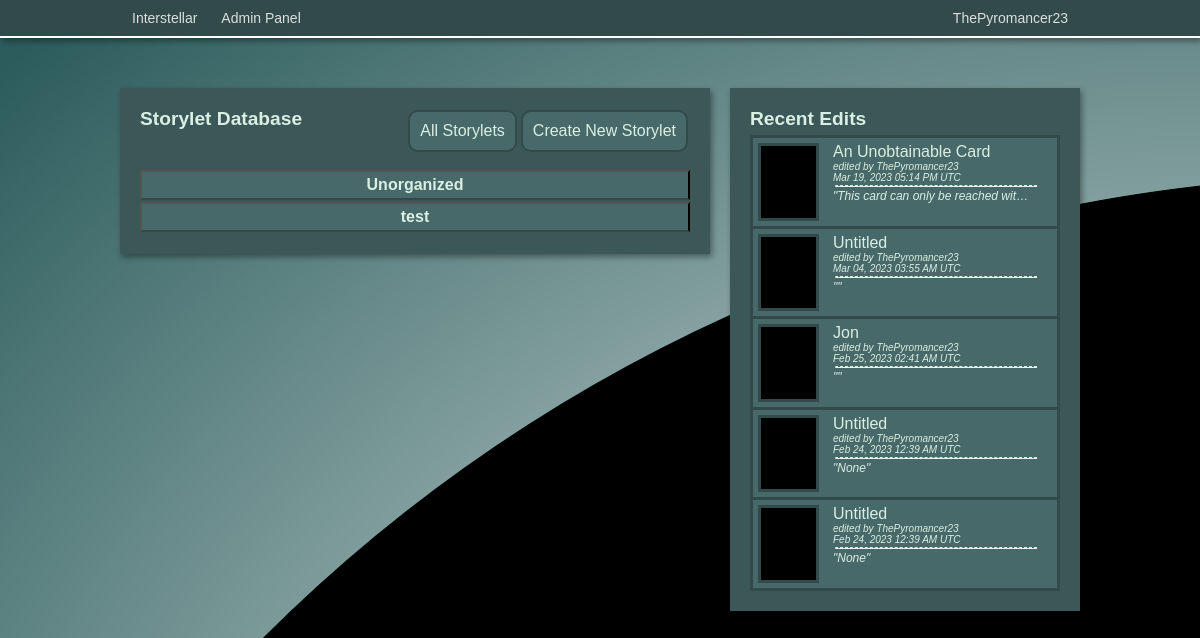
Page /admin/storylets?tab=user (signed in) on the committed database.
### app/models.py (models this page shows, shortened)
class User(UserMixin, db.Model):
    id = db.Column(db.Integer, primary_key=True)
    username = db.Column(db.String(64), index=True, unique=True)
    email = db.Column(db.String(120), index=True, unique=True)
    password_hash = db.Column(db.String(128))
    privilege_level = db.Column(db.Integer, default=1)
    last_online = db.Column(db.DateTime, default=datetime.utcnow)
    created_storylets = db.relationship('Storylet', backref='author', lazy='dynamic')
    current_hand = db.relationship('Hand', backref='user', lazy='dynamic')

class Storylet(db.Model):
    id = db.Column(db.Integer, primary_key=True)
    title = db.Column(db.String)
    image = db.Column(db.String)
    description = db.Column(db.Text)
    branches = db.relationship('Branch', backref='parent_storylet', lazy='dynamic')
    deck = db.Column(db.String)
    area = db.Column(db.String)
    urgency = db.Column(db.String)
    order = db.Column(db.Integer)
    notes = db.Column(db.Text)
    escapable = db.Column(db.Boolean)
    tag = db.Column(db.String)
    user_id = db.Column(db.Integer, db.ForeignKey('user.id'))
    last_edit = db.Column(db.DateTime, default=datetime.utcnow())
    last_editor = db.Column(db.String)
    in_hand = db.relationship('Hand', backref='storylet', lazy='dynamic')
    requirements = db.relationship('StoryletQualityRequirements', backref='requirements', lazy='dynamic')

### app/admin/routes.py (the view)
@bp.route('/storylets')
@login_required
def storylets():
    if current_user.privilege_level > 1:
        tab = request.args.get('tab', 'all', type=str)
        tags = []
        if tab == 'all':
            tag_list = db.session.query(Storylet.tag.distinct().label("tag")).all()
            for tag in tag_list:
                tag = str(tag).replace('(', '').replace(')', '').replace(',', '').replace("'", "")
                if tag == 'None':
                    tags.append(Tag(None, 0))
                else:
                    tags.append(Tag(tag, 0))
        elif tab == 'user':
            tag_list = db.session.query(Storylet.tag.distinct().label("tag")).filter(Storylet.user_id == current_user.id).all()
            for tag in tag_list:
                tag = str(tag).replace('(', '').replace(')', '').replace(',', '').replace("'", "")
                if tag == 'None':
                    tags.append(Tag(None, current_user.id))
                else:
                    tags.append(Tag(tag, current_user.id))
        tags.sort()
        recents = db.session.query(Storylet).order_by(Storylet.last_edit.desc()).limit(5).all()
        return render_template('storylets.html', recents=recents, tags=tags, tab=tab)
    else:
        return redirect(url_for('index'))

### app/admin/classes.py (called while the page is built)
    def __lt__(self, other):
        return self.name < other.name

### app/models.py (called while the page is built)
@login.user_loader
def load_user(id):
    return User.query.get(int(id))

### app/routes.py (called while the page is built)
@app.before_request
def before_request():
    if current_user.is_authenticated:
        current_user.last_online = datetime.utcnow()
        db.session.commit()

### app/admin/templates/storylets.html (shortened to what this page needs)
<!DOCTYPE html>
<html>
<head>
    <link rel="stylesheet" href="{{ url_for('admin.static', filename='css/admin.css') }}">
</head>
<body>
{% include 'navbar.html' %}
<div class="pageblock"></div>
<div style="width: 960px; margin: auto;">
    <div style="width: 550px;" class=" storylet-column game boxshadow">
        <a href="{{ url_for('admin.edit_storylet') }}" class="adm-btn-link"><div class="adm-btn">Create New Storylet</div></a>
        {% if tab == 'all' %}
        <a href="{{ url_for('admin.storylets', tab='user') }}" class="adm-btn-link"><div class="adm-btn">My Storylets</div></a>
        {% else %}
        <a href="{{ url_for('admin.storylets') }}" class="adm-btn-link"><div class="adm-btn">All Storylets</div></a>
        {% endif %}
        <h2 style="margin-bottom: 40px;">Storylet Database</h2>
        <div id="all-storylets-panel">
            {% for tag in tags %}
            <button class="no-brdr storylet-tag"><h2>{{tag.name}}</h2></button>
            {% endfor %}
        </div>
    </div>
    <div style="margin-left: 20px; width: 310px;" class="storylet-column game boxshadow">
        <h2 style="margin-bottom: 8px">Recent Edits</h2>
        {% for storylet in recents %}
        <div id="recent-storylet-panel">
            <a class= "storylet" href="{{ url_for('admin.edit_storylet', id=storylet.id) }}">
            <div class="recent-left">
                <div class="recent-image-cont">
                    <center><img style="width: 55px;" class="digitaleffect" src="{{ url_for('static', filename='images/' + storylet.image) }}" width="80px"></center>
                </div>
            </div>
            <div class="recent-right">
                <p class="recent-text"><bold>{{ storylet.title }}</bold></p>
                <p class="recent-text" style="font-size: 10px;"><em>edited by {{ storylet.author.username }}</em></p>
                <p class="recent-text" style="font-size: 10px;"><em>{{ storylet.last_edit.strftime("%b %d, %Y %I:%M %p UTC") }}</em></p>
                <hr class="recent-divider recent-text">
                <p class="recent-text" style="font-size: 12px;"><em>"{{ storylet.description }}"</em></p>
            </div>
            </a>
        </div>
        {% endfor %}
    </div>
</div>
</body>
</html>

### app/templates/navbar.html (shortened to what this page needs)
<div class="navbar boxshadow">
    <div class="navbar-inner">
        <a class="nav-link" href="{{ url_for('index') }}">Interstellar</a>
        {% if current_user.is_authenticated %}
            <div class="dropdown-container">
                <div class="ddbtn nav-link">{{current_user.username}}</div>
                </div>
            </div>
            {% if current_user.privilege_level > 1 %}
            <div style="float: left;" class="dropdown-container">
                <a href="{{ url_for('admin.admin') }}"><div class="ddbtn nav-link">Admin Panel</div></a>
                </div>
            </div>
            {% endif %}
        {% endif %}

### app/admin/static/css/admin.css (style rules this page uses)
.navbar { width: 100%; overflow: hidden; border-bottom: solid white 2px; background: #324A4A; }
.navbar-inner { margin: auto; width: 960px; }
.nav-link { float: left; color: #f2f2f2e1; text-align: center; text-decoration: none; padding: 10px 12px; font-size: 14px; }
.dropdown-container { float: right; overflow: hidden; }
.pageblock { height: 50px; width: 100%; }
* { margin: 0; }
.game { background-color: #3C5757; }
body { font-family: arial; background: black url("images/background.png") no-repeat; color: rgb(218, 239, 227); }
.boxshadow { box-shadow: 2px 3px 6px rgba(0, 0, 0, 0.4); }
.digitaleffect { background: #CFE5E8 url("images/digitaleffect.gif") repeat scroll 0% 0%; }
h2 { font-size: 1.2em; font-weight:bold; }
.adm-btn-link { background-color: #486969; border-radius: 10px; text-decoration: none; padding: 10px; margin: 2px; color:rgb(218, 239, 227); float: right; border-style: solid; border-width: 2px; border-color:#324A4A }
.storylet-column { padding: 20px; float: left; }
.storylet-tag { background-color:#486969; border-bottom: #324A4A solid 2px; cursor: pointer; padding: 4px; margin-bottom: 2px; width: 100%; color: rgb(218, 239, 227); transition: 0.4s; }
.storylet { border-color:#324A4A; background-color:#486969; border-style: solid; width: auto; display: grid; grid-template-columns: 80px 245px; grid-template-rows: auto auto; margin-top: -3px; text-decoration: none; color: rgb(218, 239, 227); }
.recent-left { padding: 5px; }
.recent-right { padding: 5px; padding-left: 0px; }
.recent-image-cont { background:#CFE5E8; border:#324A4A; border-style: solid; border-width: 3px; width: 55px; height: 71.5px; }
.recent-text { width: 200px; overflow: hidden; white-space: nowrap; text-overflow: ellipsis; }
.recent-divider { border-top-width: 1px; border-top-color:rgb(218, 239, 227); border-top-style: dashed; margin: 2px; }

### rows in the picture
User: username "ThePyromancer23"
Storylet: image (picture), title "An Unobtainable Card", author.username "ThePyromancer23", last_edit "Mar 19, 2023 05:14 PM UTC", description "This card can only be reached wit…"
Storylet: image (picture), title "Untitled", author.username "ThePyromancer23", last_edit "Mar 04, 2023 03:55 AM UTC"
Storylet: image (picture), title "Jon", author.username "ThePyromancer23", last_edit "Feb 25, 2023 02:41 AM UTC"
Storylet: image (picture), title "Untitled", author.username "ThePyromancer23", last_edit "Feb 24, 2023 12:39 AM UTC", description "None"
Storylet: image (picture), title "Untitled", author.username "ThePyromancer23", last_edit "Feb 24, 2023 12:39 AM UTC", description "None"

### other values in the picture
{{ tag.name }} "Unorganized" "test"
